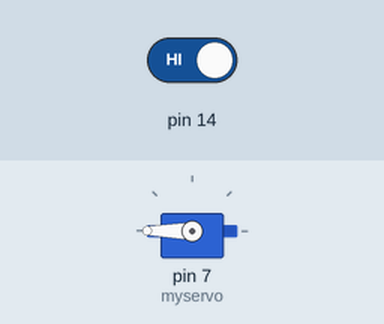
The sketch below on a simulated Arduino Uno, built with avr-gcc and run on an emulated ATmega328P. Shown: servo. The test bench sets the inputs (shaded band); at power-on: pin 14 HIGH.

Above: at 1.2 s.
1.3 s: pin 14 driven LOW
At 2.0 s:
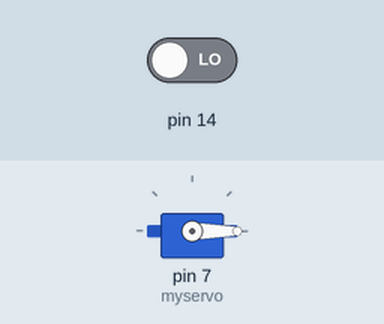
4.3 s: pin 14 driven HIGH
Timing chart, 0 to 7.3 s (numbered marks = the images above; inputs shaded):
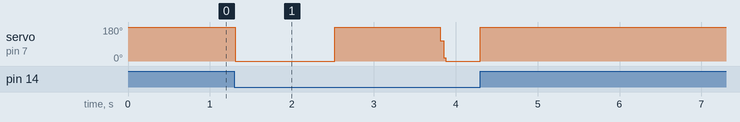

The sketch:

touch_servo.ino
```cpp
#include <Servo.h>

Servo myservo;

void setup() {
  myservo.attach(7, 500, 2400);
  myservo.write(180);
}

void loop() {
  int value = digitalRead(14);
  int angle = 0;

  while(value == LOW){
      myservo.write(180 - angle);
      value = digitalRead(14);
      angle += 2;
  }

  while(value == HIGH){
    myservo.write(180);
    value = digitalRead(14);
  }

  //myservo.write(180);
}
```

Measured:
- after the input at 1.3 s, servo on pin 7 (myservo): 180° → 0° at once, → 180° 1.2 s later, → 0° 1.3 s later
